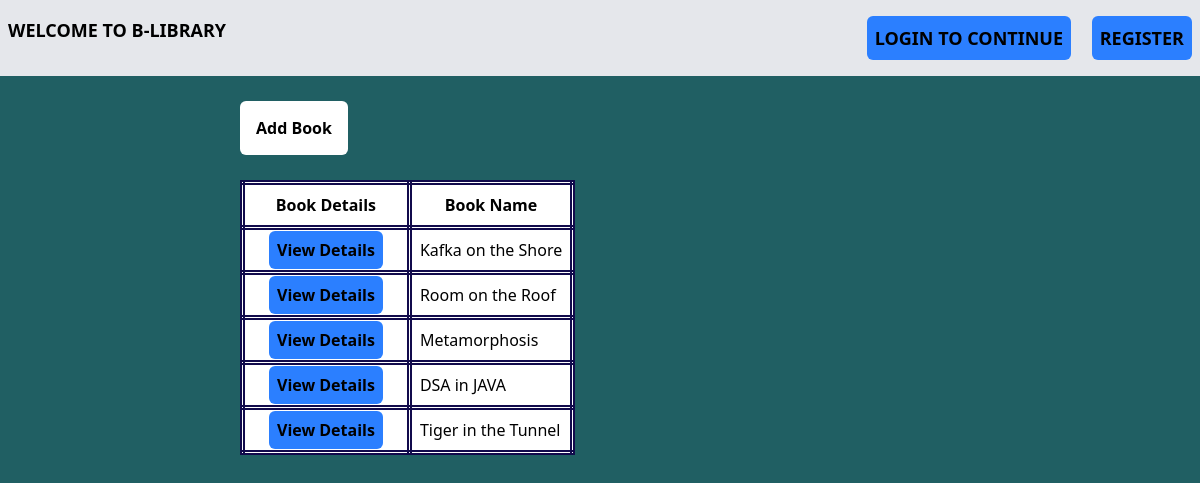
The app's page /Store/, older data.
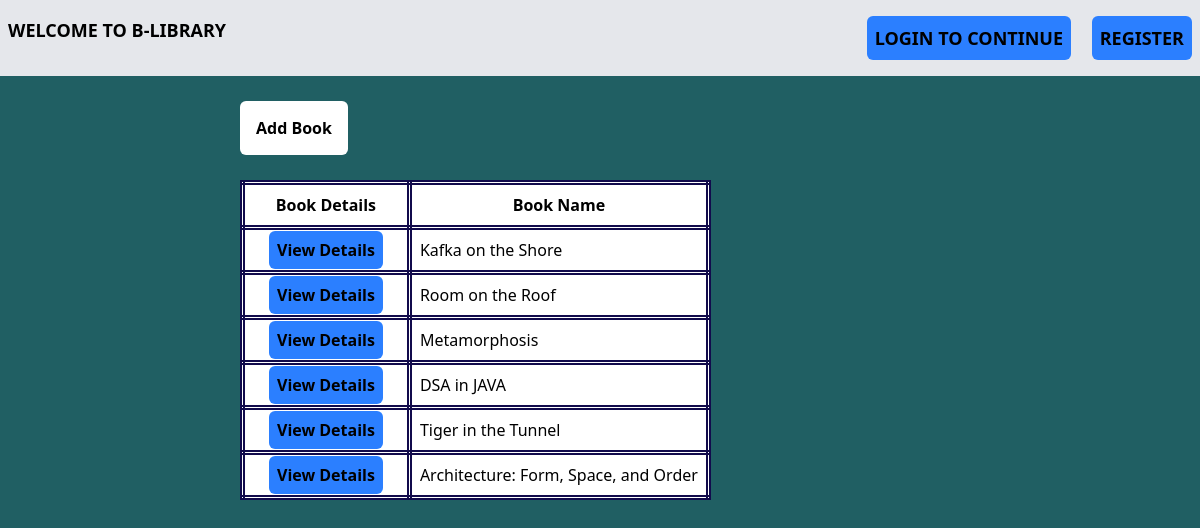
The same page, newer data.
### Store/models.py (models this page shows, shortened)
class Book(models.Model):
    book_name = models.CharField(max_length = 255)
    author = models.CharField(max_length = 255)
    publisher = models.CharField(max_length = 255)
    edition = models.IntegerField(default = 1)
    genre = models.CharField(max_length = 255)
    image = models.CharField(max_length = 255,default="https://encrypted-tbn0.gstatic.com/images?q=tbn:ANd9GcSNHV0HnZFjnPVeDJnh_jxfSaaxOJaazyc6Kw&s")
    added_by = models.ForeignKey(User,on_delete=models.CASCADE,default = 1)

### Store/views.py (the view)
# urls.py: path('',views.IndexClassView.as_view(),name='index2'),
class IndexClassView(ListView):
    model = Book
    template_name = "Store/index.html"
    context_object_name = 'book_list'

### Store/templates/Store/index.html (shortened to what this page needs)
{% extends 'Store/base.html' %}
{% block body %}
<div class="flex justify-between px-50 py-10">
<div>
<a  class=" bg-white font-semibold px-4 py-4 m-10 rounded-md" href="{% url 'Store:add_book' %}">Add Book</a>
<br/>
<table class="m-10">
<tr><th>Book Details</th><th>Book Name</th></tr>
{% for book in book_list %}
<tr>
    <td>
    <a class=" bg-blue-500 font-semibold px-2 py-2 m-4 rounded-md" href="{% url 'Store:details' book.id %}">View Details</a>
    </td>
    <td>{{book.book_name}}</td>
</tr>
{% endfor %}
</table>
</div>
</div>
{% endblock %}

### Store/templates/Store/base.html (shortened to what this page needs)
{% load static %}
<!DOCTYPE html>
<html lang="en">
<head>
    <script src="https://cdn.jsdelivr.net/npm/@tailwindcss/browser@4"></script>
    <link rel="stylesheet" href="{% static 'Store/style.css' %}" >
</head>
<body>
    <nav class="bg-gray-200">
        <div class="flex justify-between text-lg font-semibold px-2 py-4 ">
        <h1 class="font-bold text-lg">WELCOME TO B-LIBRARY</h1>
        <div class="space-x-4">
            {% if user.is_authenticated %}
                <h3>Welcome {{user.username}} !</h3>
                <button class="bg-blue-500 font-semibold py-2 px-2 rounded-md"><a href="{% url 'Users:logout' %}">LOGOUT</a></button>
                <button class="bg-blue-500 font-semibold py-2 px-2 rounded-md"><a href="{% url 'Users:profile' %}">VIEW PROFILE</a></button>
            {% else %}
                <button class="bg-blue-500 font-semibold py-2 px-2 rounded-md"><a href="{% url 'Users:login' %}">LOGIN TO CONTINUE</a></button>
                <button class="bg-blue-500 font-semibold py-2 px-2 rounded-md"><a href="{% url 'Users:register' %}">REGISTER</a></button>
                {% endif %}
        </div>
        </div>
    </nav>
    {% block body %}
    {% endblock %}
</body>
</html>

### Store/static/Store/style.css (style rules this page uses)
body { background-color:rgb(32, 95, 99); }
table, th, td { background-color: white; border: 5px double rgb(17, 10, 76); border-radius: 4px ; padding: 8px; }

Row changes from the older to the newer data that the page shows:
added Book: book_name "Architecture: Form, Space, and Order"
